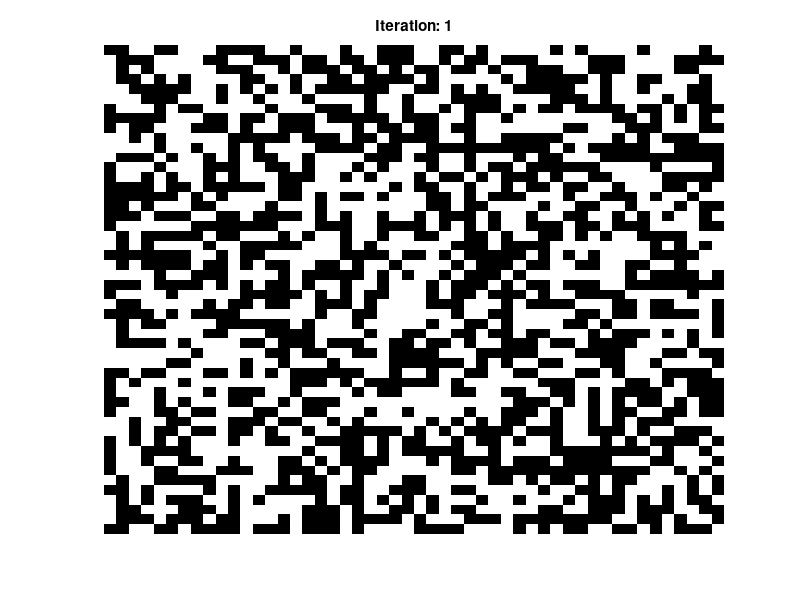

Here is the MATLAB script that generated this plot:
% Set the size of the grid
gridSize = 50;

% Initialize the grid with random values
grid = randi([0, 1], gridSize);

% Create a figure window
figure;

% Run the game for a certain number of iterations
numIterations = 1;
for iteration = 1:numIterations
    % Display the current grid
    imagesc(grid);
    colormap(gray);
    axis off;
    title(['Iteration: ' num2str(iteration)]);
    drawnow;

    % Apply the rules of the Game of Life to update the grid
    newGrid = grid;
    for i = 1:gridSize
        for j = 1:gridSize
            % Count the number of live neighbors
            liveNeighbors = sum(sum(grid(max(1, i-1):min(gridSize, i+1), max(1, j-1):min(gridSize, j+1)))) - grid(i, j);

            % Apply the rules of the Game of Life
            if grid(i, j) == 1 && (liveNeighbors < 2 || liveNeighbors > 3)
                newGrid(i, j) = 0; % Cell dies
            elseif grid(i, j) == 0 && liveNeighbors == 3
                newGrid(i, j) = 1; % Cell is born
            end
        end
    end

    % Update the grid
    grid = newGrid;
end